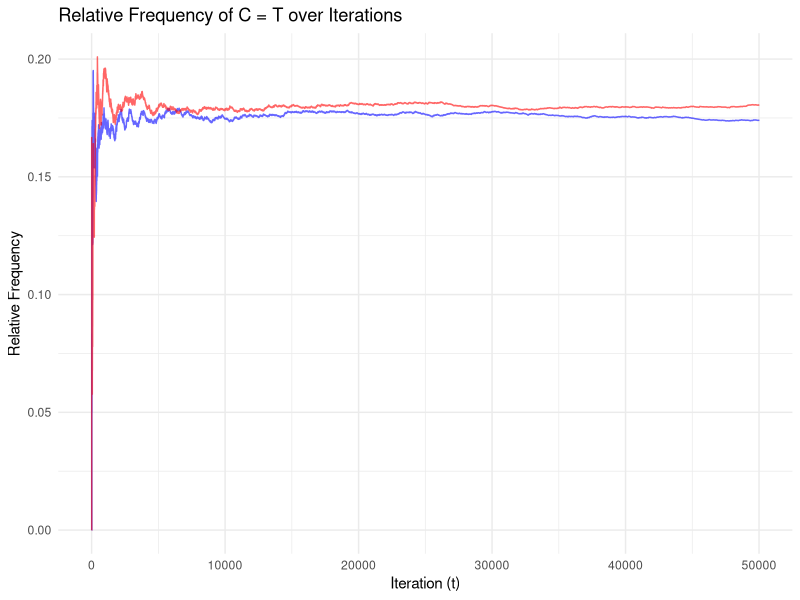
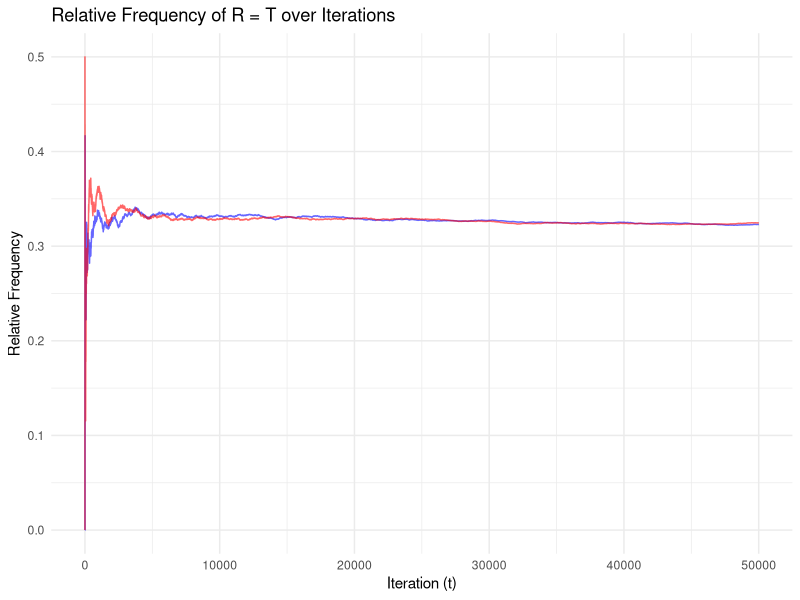
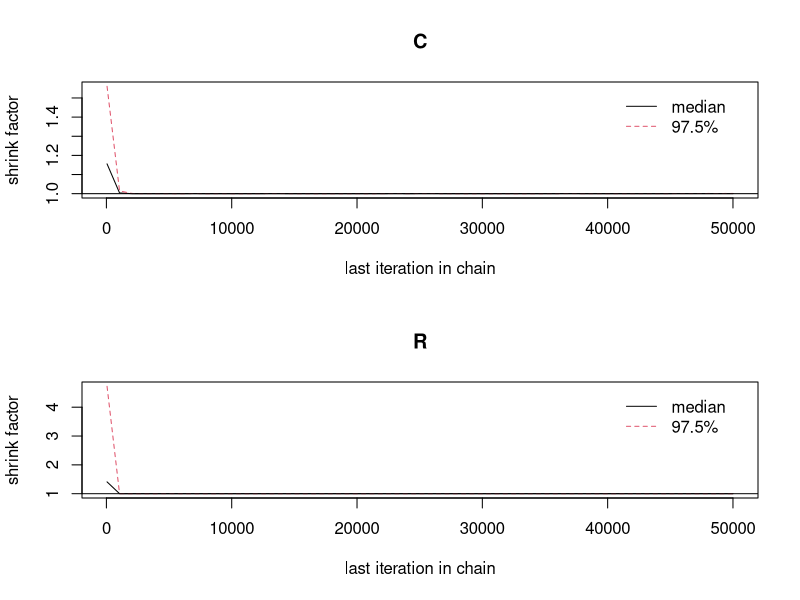
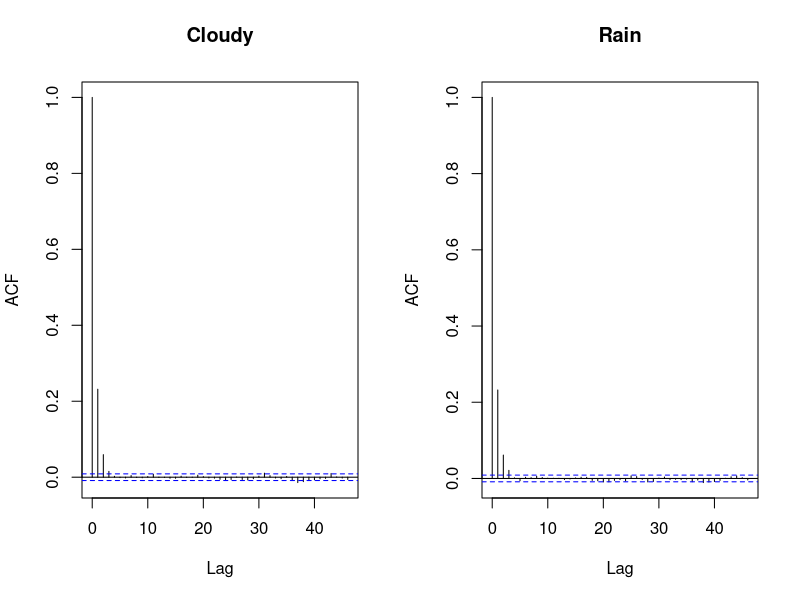

Generate these figures, in order, with R:
## ---- chunk 1
# Packages
library(ggplot2)
library(coda)
library(knitr)
## ---- chunk 2
# Rewrite as a function for later use
gibbsSampler <- function(N) {
  results <- list(
    C = c(rep(0,N)),
    R = c(rep(0,N))
  )
  
  # Initial states for C and R
  currentC <- 0
  currentR <- 0
  
  # Sample/Iterate N times
  for (i in 1:N) {
    
    # Check C, depends only on R
    if (currentR == 1) {
      probC <- 0.04/0.09
    } else {
      probC <- 0.01/0.21
    }
    
    # Update C
    currentC <- rbinom(1, 1, probC)
    
    # Check R, depends only on C
    if (currentC == 1) {
      probR <- 0.792/0.972
    } else {
      probR <- 0.198/0.918
    }
    
    # Update R
    currentR <- rbinom(1, 1, probR)
    
    # Save the current values
    results$C[i] <- currentC
    results$R[i] <- currentR
    }
  
  return(results)
}
## ---- chunk 3
it100 <- gibbsSampler(100)
## ---- chunk 4
# probRain <- sum(it100$R)/length(it100$R)
probRain <- mean(it100$R)
print(probRain)
## ---- chunk 5
firstIt50000 <- gibbsSampler(50000)
## ---- chunk 6
secondIt50000 <- gibbsSampler(50000)

# # Make space for relative frequencies
# firstIt50000$C_freq <- c(rep(0, 50000))
# firstIt50000$R_freq <- c(rep(0, 50000))
# 
# secondIt50000$C_freq <- c(rep(0, 50000))
# secondIt50000$R_freq <- c(rep(0, 50000))
# 
# # Calculate the relative frequencies for each iteration
# for (i in 1:50000) {
#   firstIt50000$C_freq[i] <- sum(firstIt50000$C[1:i])/i
#   firstIt50000$R_freq[i] <- sum(firstIt50000$R[1:i])/i
#   
#   secondIt50000$C_freq[i] <- sum(secondIt50000$C[1:i])/i
#   secondIt50000$R_freq[i] <- sum(secondIt50000$R[1:i])/i
# }

# Faster with cumsum
firstIt50000$C_freq <- cumsum(firstIt50000$C)/c(1:50000)
firstIt50000$R_freq <- cumsum(firstIt50000$R)/c(1:50000)

secondIt50000$C_freq <- cumsum(secondIt50000$C)/c(1:50000)
secondIt50000$R_freq <- cumsum(secondIt50000$R)/c(1:50000)
## ---- chunk 7
# Data frame for C frequencies
freqC_results <- data.frame(
  iteration = 1:50000,
  first = firstIt50000$C_freq,
  second = secondIt50000$C_freq
)

# Data frame for R frequencies
freqR_results <- data.frame(
  iteration = 1:50000,
  first = firstIt50000$R_freq,
  second = secondIt50000$R_freq
)

ggplot(freqC_results, aes(x = iteration)) +
  geom_line(aes(y = first), color = "blue", alpha = 0.6) +
  geom_line(aes(y = second), color = "red", alpha = 0.6) +
  labs(title = "Relative Frequency of C = T over Iterations",
       x = "Iteration (t)",
       y = "Relative Frequency") +
  theme_minimal()
## ---- chunk 8
ggplot(freqR_results, aes(x = iteration)) +
  geom_line(aes(y = first), color = "blue", alpha = 0.6) +
  geom_line(aes(y = second), color = "red", alpha = 0.6) +
  labs(title = "Relative Frequency of R = T over Iterations",
       x = "Iteration (t)",
       y = "Relative Frequency") +
  theme_minimal()
## ---- chunk 9
#| fig-width: 8
#| fig-height: 8

# Create mcmc objects from the two runs
firstRun_data <- data.frame(C = firstIt50000$C, R = firstIt50000$R)
mcmcFirst <- as.mcmc(firstRun_data)

secondRun_data <- data.frame(C = secondIt50000$C, R = secondIt50000$R)
mcmcSecond <- as.mcmc(secondRun_data)

# Combine into mcmc.list
mcmcCombined <- mcmc.list(mcmcFirst, mcmcSecond)

par(mfrow = c(2, 1))
gelman.plot(mcmcCombined, auto.layout = FALSE)
par(mfrow = c(1, 1))
## ---- chunk 10
#| fig-width: 9
#| fig-height: 6

# Plot varaibles next to each other
par(mfrow = c(1, 2))

acf(firstIt50000$C, main = "Cloudy")
acf(firstIt50000$R, main = "Rain")

par(mfrow = c(1, 1))
## ---- chunk 11
# Select the valid index with 10'000 as burn-in and every 5th value
validInd <- seq(from = 10005, to = 50000, by = 5)

# Extract selected index
cutFirst <- firstIt50000$R[validInd]
cutSecond <- secondIt50000$R[validInd]

# Calculate the mean
finalProb1 <- mean(cutFirst)
finalProb2 <- mean(cutSecond)

print(finalProb1)
print(finalProb2)
## ---- chunk 12
# Creating a table to compare the values¨
comparison_table <- data.frame(
  Method = c(
    "Task c, 100 iterations",
    "Task h, 50'000 iterations, with burn-in and every 5th value",
    "Task i, Analytical solution"
  ),
  Probability = c(
    probRain,
    mean(c(finalProb1, finalProb2)),
    0.320
  )
)

kable(comparison_table, 
      digits = 3,
      col.names = c("Calculation", "P(R=T | S=T, W=T)"), 
      caption = "Comparing results")
